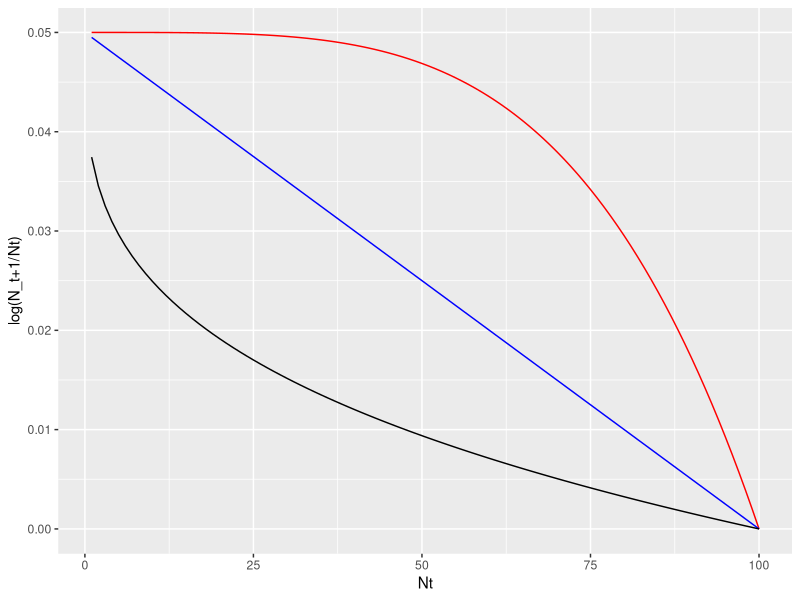
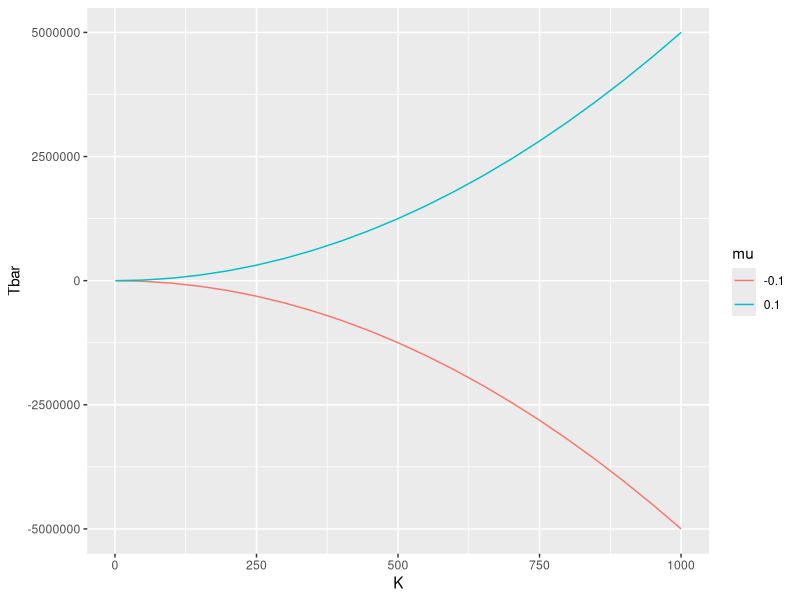
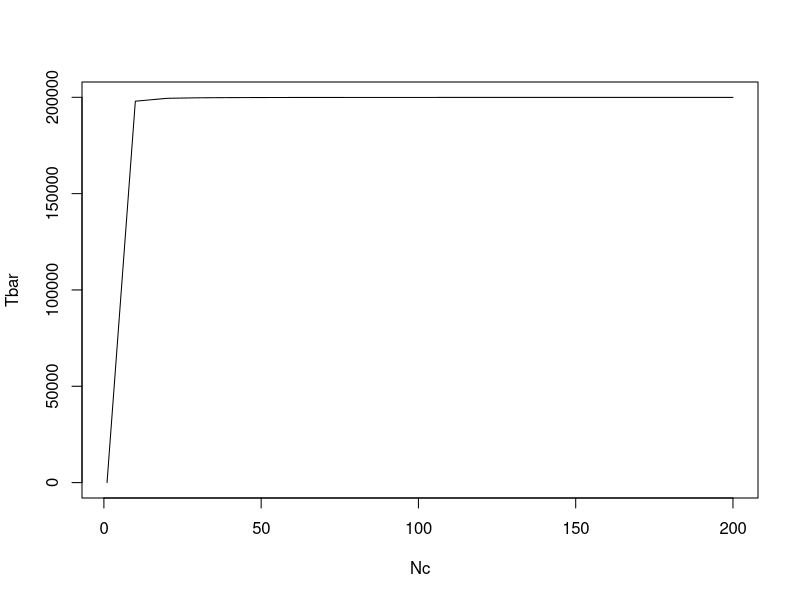
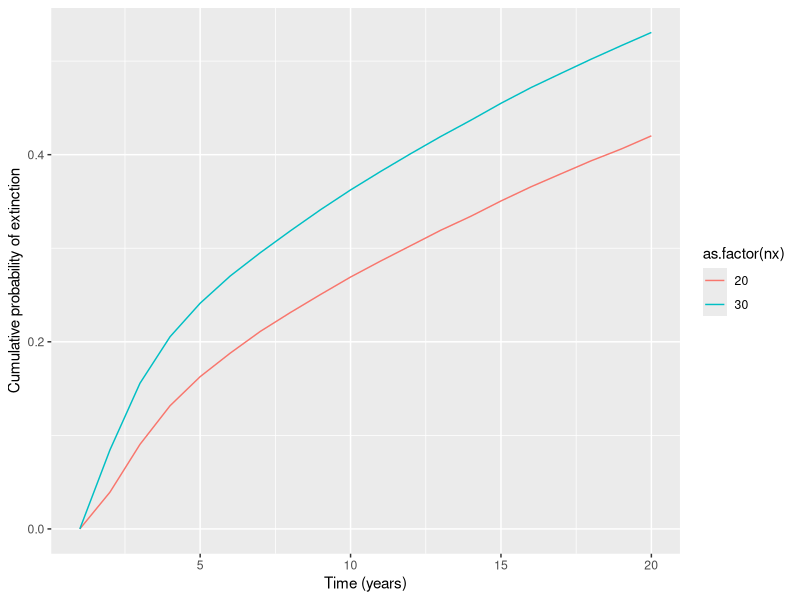
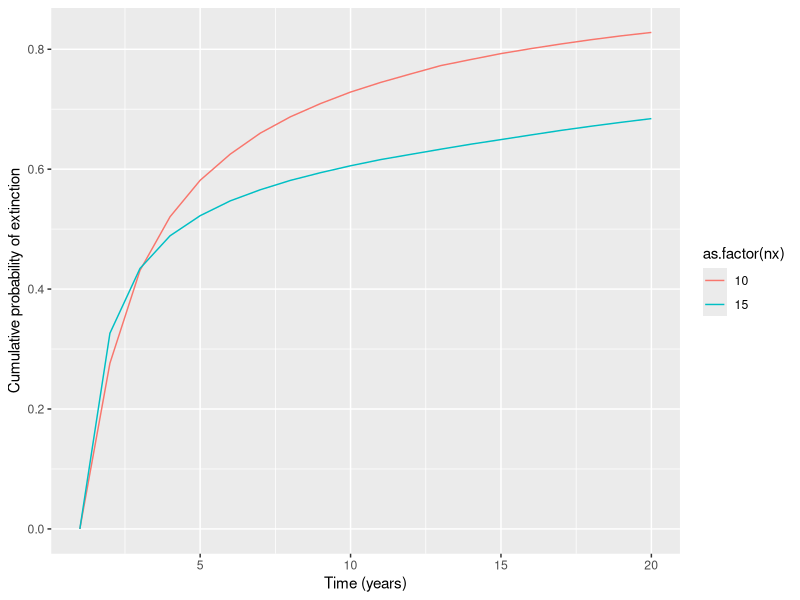
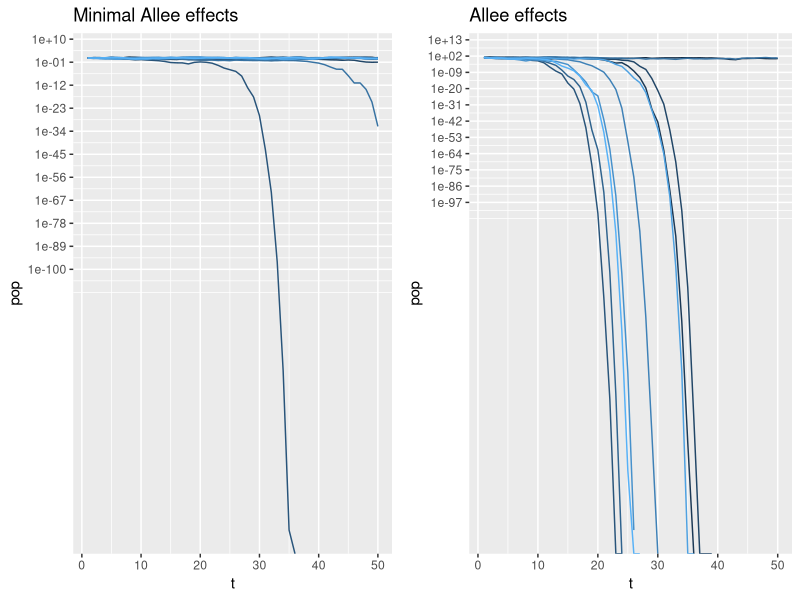
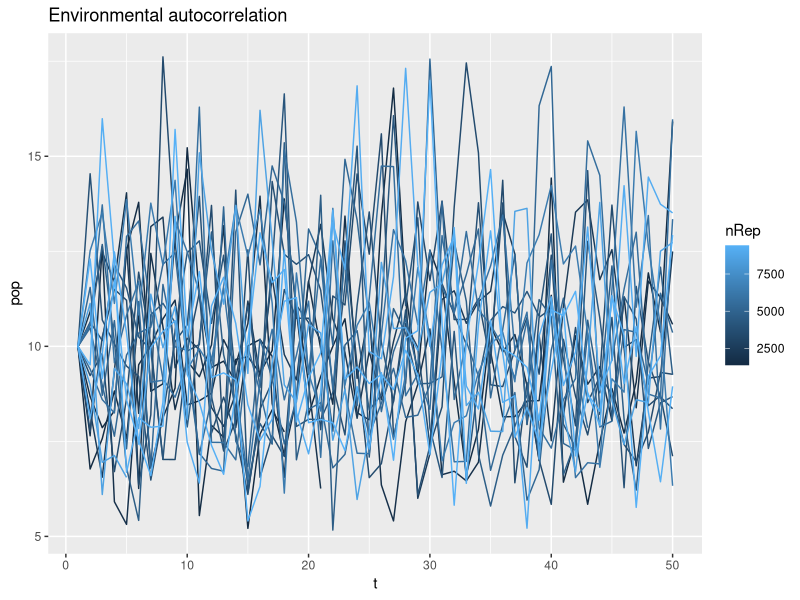

Reproduce these figures in R, in order.
## ---- chunk 1
library(ggplot2)
library(gridExtra)
library(tidyr)
library(dplyr)

Nt <- seq(1,100,by=1)
r <- 0.05
K=100

popsize <- data.frame(Nt=Nt, theta4=NaN, theta1=NaN, theta.3=NaN)
theta <- c(4,1, 0.3)
for(i in 1:length(theta)){
  theta.tmp <- theta[i]
  # print(theta.tmp)
  for(row in 1:nrow(popsize)){
    Nt.tmp <- popsize$Nt[row]
    Nt1 <- Nt.tmp * exp(r*(1-(Nt.tmp/K)^theta.tmp))
    popsize[row,i+1] <- log(Nt1/Nt.tmp)
  }
}

ggplot(data=popsize, aes(x=Nt))+
  geom_line(aes(y=theta4), color='red')+
  geom_line(aes(y=theta1), color='blue') +
  geom_line(aes(y=theta.3), color='black') +
  ylab("log(N_t+1/Nt)")
## ---- chunk 2
# Code to plot the mean time to extinction vs. K and starting population size for the ceiling model

mu <- 0.1
s2 <- 0.1
c <- mu/s2

# Plot mean time to extinction as per equation 4.4
K <- seq(0,1000, by=50)
K[1] <- 1 # Minimum K is 1

k <- log(K)
Tbar <- (K^(2*c)-1-(2*c*k))/(2*mu*c) # From equation 4.4
Tbar2 <- (K^(2*c)-1-(2*c*k))/(2*-0.1*c) # From equation 4.4

plotdf <- data.frame(K=rep(K,2), Tbar=c(Tbar,Tbar2), 
                     mu=c(rep('0.1',length(K)),rep('-0.1',length(K))))

ggplot(data=plotdf, aes(x=K, y=Tbar, color=mu))+
  geom_line()
  
# plot(Tbar2~K, type='l', add=T)
## ---- chunk 3
# Plot mean time of extinction vs. Nc for population
K <- 200
Nc <- seq(0,200,by=10)
Nc[1] <- 1
k <- log(K)
d <- log(Nc)
Tbar <- (exp(2*c*k)*(1-exp(-2*c*d))-2*c*d)/(2*mu*c)

plot(Tbar~Nc, type='l')
## ---- chunk 4
census.years <- 1960:1986
c.census.data <- c(90,
                 175,
                 40,
                 45,
                 175,
                 200,
                 425,
                 425,
                 800,
                 256,
                 713,
                 198,
                 1819,
                 575,
                 567,
                 1819,
                 7227,
                 852,
                 216,
                 244,
                 267,
                 1753,
                 999,
                 1788,
                 143,
                 79,
                 94)

h.census.data <- c(70,
                   350,
                   750,
                   750,
                   1400,
                   2000,
                   1750,
                   900,
                   576,
                   871,
                   820,
                   235,
                   1149,
                   370,
                   177,
                   317,
                   1001,
                   190,
                   341,
                   135,
                   125,
                   316,
                   109,
                   122,
                   31,
                   48,
                   18
                   )
## ---- chunk 5
# Calculate log growth rate 
c.loggrowth <- log(c.census.data[2:length(c.census.data)]/c.census.data[1:length(c.census.data)-1])
h.loggrowth <- log(h.census.data[2:length(h.census.data)]/h.census.data[1:length(h.census.data)-1])

### The first SAS program to fit the Bay checkerspot census data
# r <- seq(0.5, 1.5, by=0.5)
# K <- seq(200, 800, by=200)
# theta <- seq(0.2, 1, by=0.4)

# In SAS, nonlinear least-squares regression must be supplied with derivatives of the function to be fit to the data with respect to each parameter in the model
ind.starts <- list(r=0.5)
density.ind <- nls(c.loggrowth~r, start=ind.starts, control = list(maxiter = 500))
# density.ind <- 0.001673
theta.starts <- list(r=0.5, K=200, theta=0.2)
density.theta <- nls(c.loggrowth~r*(1-(c.census.data[1:length(c.loggrowth)]/K)^theta), start = theta.starts)

ricker.starts <- list(r=0.5, K=200)
density.ricker <- nls(c.loggrowth~r*(1-(c.census.data[1:length(c.loggrowth)]/K)), start = ricker.starts)
## ---- chunk 6
print('Density independent model');
summary(density.ind);
print('Theta model');
summary(density.theta);
print('Ricker model');
summary(density.ricker)
## ---- chunk 7
# Calculate sum of squares and degrees of freedom (df) in each model
density.ind.ss <- sum((summary(density.ind)$residuals)^2)
density.theta.ss <- sum((summary(density.theta)$residuals)^2)
density.ricker.ss <- sum((summary(density.ricker)$residuals)^2)

density.ind.df <- sum(summary(density.ind)$df)
density.theta.df <- sum(summary(density.theta)$df)
density.ricker.df <- sum(summary(density.ricker)$df)

density.ind.vr <- density.ind.ss/density.ind.df
density.theta.vr <- density.theta.ss/density.theta.df
density.ricker.vr <- density.ricker.ss/density.ricker.df

density.ind.p <- nrow(summary(density.ind)$coefficients)+1
density.theta.p <- nrow(summary(density.theta)$coefficients)+1
density.ricker.p <- nrow(summary(density.ricker)$coefficients)+1

# Calculate the maximum log likelihood of each model
maxLL <- function(q,V){
  max.ll <- (q/-2)*(log(2*pi*V)+1)
  return(max.ll)
}

# Calculate maximum likelihood according to residual variance (.vr) and degrees of freedom (q, .df)
# These values are negative because they are the log- of a small number <1, the probability of data | parameters, model
maxLL.ind <- maxLL(q=density.ind.df, V=density.ind.vr)
maxLL.theta <- maxLL(q=density.theta.df, V=density.theta.vr)
maxLL.ricker <- maxLL(q=density.ricker.df, V=density.ricker.vr)
## ---- chunk 8
# Calculate the corrected AIC criterion (more appropriate in cases where the number of estimated parameters is similar to the number of datapoints, usually the case in PVA)

calcAICc <- function(lmax, p, q){
  aic.c <- -2*lmax+(2*p*q/(q-p-1))
  return(aic.c)
}

# q is the df, as before, and p is the number of parameters being estimated (plus Vr) using least-squares estimation
aic.ind <- calcAICc(lmax=maxLL.ind, p=density.ind.p, q=density.ind.df)
aic.theta <- calcAICc(lmax=maxLL.theta, p=density.theta.p, q=density.theta.df)
aic.ricker <- calcAICc(lmax=maxLL.ricker, p=density.ricker.p, q=density.ricker.df)
## ---- chunk 9
calcAICweight <- function(aic, aic.best){
  weights <- data.frame(aic=aic, w=NaN)
  denominator <- sum(exp(-0.5*(aic-aic.best)))
  for(i in 1:length(aic)){
    numerator <- exp(-0.5*(aic[i]-aic.best))
    weights[i,2] <- numerator/denominator
  }
  return(weights)
}

aic.list <- c(aic.ind, aic.theta, aic.ricker)
weights <- calcAICweight(aic.list, aic.best = min(aic.list))
weights$model <- c('Ind','Theta','Ricker')
weights
## ---- chunk 10
sigma_hat <- (density.ricker.df*density.ricker.vr)/(density.ricker.df-1)
## ---- chunk 11
# This function calculates the probability that a population following the Ricker curve with a starting population Nc falls below the Nx threshold
#    by time Tmax

theta_logistic_stoch <- function(r, K, theta, sigma2, Nc, Nx, tmax, nReps){
  sigma <- sqrt(sigma2)
  set.seed(12345) # Not necessary, only sets the random number generator's seed
  
  # Create a dataframe with columns rep, for the iteration, t, the year, and pop, Nt 
  popsize <- expand.grid(nRep=1:nReps,t=1:tmax)
  popsize$pop <- NaN
  
  # Set the first year of each rep to Nc
  popsize$pop[which(popsize$t==1)] <- Nc
  
  for(interval in 2:tmax){
    print(paste0('Year: ',interval))
    nt <- popsize$pop[which(popsize$t==(interval-1))]
    nt.1 <- nt*exp(r*(1-(nt/K)^theta) + sigma*rnorm(length(nt)))
    # Any population that falls below the extinction threshold is given NaN for extinction
    nt.1[which(nt.1<=Nx)] <- NaN 
    popsize$pop[which(popsize$t==interval)] <- nt.1
  }
  return(popsize)
}

# Now run the function to simulate the Ricker population growth model and its parameter estimates
ricker.sim.nx30 <- theta_logistic_stoch(r=summary(density.ricker)$coefficients[1],
                                   K=summary(density.ricker)$coefficients[2],
                                   theta=1,
                                   sigma2=sigma_hat,
                                   Nc=94,
                                   Nx=30,
                                   tmax=20,
                                   nReps=50000)
ricker.sim.nx20 <- theta_logistic_stoch(r=summary(density.ricker)$coefficients[1],
                                   K=summary(density.ricker)$coefficients[2],
                                   theta=1,
                                   sigma2=sigma_hat,
                                   Nc=94,
                                   Nx=20,
                                   tmax=20,
                                   nReps=50000)

ricker.sim.nx20$nx <- 20
ricker.sim.nx30$nx <- 30

ricker.sim <- rbind(ricker.sim.nx20, ricker.sim.nx30)

prob.extinct <- ricker.sim %>% 
  group_by(t,nx) %>% 
  summarize(extinct=sum(is.na(pop))) %>% 
  mutate(prob.ext=extinct/50000)

ggplot(data=prob.extinct, aes(x=t,y=prob.ext,color=as.factor(nx)))+
  geom_line()+
  xlab('Time (years)')+
  ylab('Cumulative probability of extinction')
## ---- chunk 12
density.ind <- nls(h.loggrowth~r, start=list(r=0.5), control=list(maxiter=500))
# density.ind <- -0.05224
theta.starts <- list(r=0.5, K=200, theta=0.2)
density.theta <- nls(h.loggrowth~r*(1-(h.census.data[1:length(h.loggrowth)]/K)^theta), start = theta.starts,control = list(maxiter = 500))

ricker.starts <- list(r=0.5, K=200)
density.ricker <- nls(h.loggrowth~r*(1-(h.census.data[1:length(h.loggrowth)]/K)), start = ricker.starts)

print('Density independent model (JRH)');
summary(density.ind);
print('Theta model (JRH)');
summary(density.theta);
print('Ricker model (JRH)');
summary(density.ricker)
## ---- chunk 13
# Calculate sum of squares and degrees of freedom (df) in each model
density.ind.ss <- sum((summary(density.ind)$residuals)^2)
density.theta.ss <- sum((summary(density.theta)$residuals)^2)
density.ricker.ss <- sum((summary(density.ricker)$residuals)^2)

density.ind.df <- sum(summary(density.ind)$df)
density.theta.df <- sum(summary(density.theta)$df)
density.ricker.df <- sum(summary(density.ricker)$df)

density.ind.vr <- density.ind.ss/density.ind.df
density.theta.vr <- density.theta.ss/density.theta.df
density.ricker.vr <- density.ricker.ss/density.ricker.df

density.ind.p <- nrow(summary(density.ind)$coefficients)+1
density.theta.p <- nrow(summary(density.theta)$coefficients)+1
density.ricker.p <- nrow(summary(density.ricker)$coefficients)+1

# Calculate maximum likelihood according to residual variance (.vr) and degrees of freedom (q, .df)
# These values are negative because they are the log- of a small number <1, the probability of data | parameters, model
maxLL.ind <- maxLL(q=density.ind.df, V=density.ind.vr)
maxLL.theta <- maxLL(q=density.theta.df, V=density.theta.vr)
maxLL.ricker <- maxLL(q=density.ricker.df, V=density.ricker.vr)
## ---- chunk 14
# Calculate the corrected AIC criterion (more appropriate in cases where the number of estimated parameters is similar to the number of datapoints, usually the case in PVA)
aic.ind <- calcAICc(lmax=maxLL.ind, p=density.ind.p, q=density.ind.df)
aic.theta <- calcAICc(lmax=maxLL.theta, p=density.theta.p, q=density.theta.df)
aic.ricker <- calcAICc(lmax=maxLL.ricker, p=density.ricker.p, q=density.ricker.df)
## ---- chunk 15
aic.list <- c(aic.ind, aic.theta, aic.ricker)
weights <- calcAICweight(aic.list, aic.best = min(aic.list))
weights$model <- c('Ind','Theta','Ricker')
weights

# This time, it suggests a independent model
## ---- chunk 16
sigma_hat <- (density.ind.df*density.ind.vr)/(density.ind.df-1)

density_ind <- function(r,sigma2, Nc, Nx, tmax, nReps){
  sigma <- sqrt(sigma2)
  set.seed(12345) # Not necessary, only sets the random number generator's seed
  
  # Create a dataframe with columns rep, for the iteration, t, the year, and pop, Nt 
  popsize <- expand.grid(nRep=1:nReps,t=1:tmax)
  popsize$pop <- NaN
  
  # Set the first year of each rep to Nc
  popsize$pop[which(popsize$t==1)] <- Nc
  
  for(interval in 2:tmax){
    print(paste0('Year: ',interval))
    nt <- popsize$pop[which(popsize$t==(interval-1))]
    nt.1 <- nt*exp(r + sigma*rnorm(length(nt)))
    # Any population that falls below the extinction threshold is given NaN for extinction
    nt.1[which(nt.1<=Nx)] <- NaN 
    popsize$pop[which(popsize$t==interval)] <- nt.1
  }
  return(popsize)
}

# Now run the function to simulate the Ricker population growth model and its parameter estimates
ind.sim.nx10 <- density_ind(r=summary(density.ind)$coefficients[1],
                                   sigma2=sigma_hat,
                                   Nc=18,
                                   Nx=10,
                                   tmax=20,
                                   nReps=50000)
ind.sim.nx15 <- theta_logistic_stoch(r=summary(density.ricker)$coefficients[1],
                                   K=summary(density.ricker)$coefficients[2],
                                   theta=1,
                                   sigma2=sigma_hat,
                                   Nc=18,
                                   Nx=15,
                                   tmax=20,
                                   nReps=50000)

ind.sim.nx10$nx <- 10
ind.sim.nx15$nx <- 15

ind.sim <- rbind(ind.sim.nx10, ind.sim.nx15)

prob.extinct <- ind.sim %>% 
  group_by(t,nx) %>% 
  summarize(extinct=sum(is.na(pop))) %>% 
  mutate(prob.ext=extinct/50000)

ggplot(data=prob.extinct, aes(x=t,y=prob.ext,color=as.factor(nx)))+
  geom_line()+
  xlab('Time (years)')+
  ylab('Cumulative probability of extinction')
## ---- chunk 17
allee.starts <- list(r=0.1, b=0.1, A=10)
allee.lower <- list(r=0, b=0, A=0)
density.allee <- nls(c.loggrowth~log(c.census.data[1:length(c.loggrowth)])-log(A+c.census.data[1:length(c.loggrowth)])+
                       r-b*c.census.data[1:length(c.loggrowth)], start = allee.starts, lower=allee.lower,
                     algorithm = 'port') # Necessary to set a lower bound on A, which otherwise becomes negative!

density.allee
## ---- chunk 18
# This function simulates the growth of a density-dependent population with both demographic and environmental stochasticity
demstoch <- function(r,K,theta,Nc,ad,bd,ae,be,tmax,nReps){
  popsize <- expand.grid(nRep=1:nReps,t=1:tmax)
  popsize$pop <- NaN
  
  # Set the first year of each rep to Nc
  popsize$pop[which(popsize$t==1)] <- Nc
  
  for(interval in 2:tmax){
    print(paste0('Year: ',interval))
    nt <- popsize$pop[which(popsize$t==(interval-1))]
    
    # Compute means of lambdas
    mlam <- exp(r*(1-(nt/K)^theta))
    
    # Variance in lambdas
    vlam <- ((ad*nt+bd)/nt) + (ae*nt+be)
    
    # Coefficient of variation in lambdas
    cv2 <- vlam/(mlam^2)
    
    mx <- log(mlam)-0.5*log(cv2+1)
    sdx <- sqrt(log(cv2+1))
    nt.1 <- nt*exp(mx+(sdx*rnorm(length(nt)))) 
    popsize$pop[which(popsize$t==interval)] <- nt.1
  }
  return(popsize)
}

dem.env.ex <- demstoch(r=0.1,K=15, theta=1, Nc=10, ad=0, bd=1, ae=0, be=0.1, tmax=50, nReps=10)

# Choose pretty breaks 
base_breaks <- function(n = 10){
    function(x) {
        axisTicks(log10(range(x, na.rm = TRUE)), log = TRUE, n = n)
    }
}

# Plot Nt vs t, with log-y axis
allee.plot <- ggplot(data=dem.env.ex, aes(y=pop, x=t, group=nRep, color=nRep)) +
  geom_line() +
  scale_y_continuous(trans='log10', breaks=base_breaks()) +
    ggtitle(label='Allee effects')
## ---- chunk 19
dem.env.ex2 <- demstoch(r=0.1,K=15, theta=1, Nc=10, ad=0, bd=0.1, ae=0, be=0.1, tmax=50, nReps=10)

# Plot Nt vs t, with log-y axis
no.allee.plot <- ggplot(data=dem.env.ex2, aes(y=pop, x=t, group=nRep, color=nRep)) +
  geom_line() +
  scale_y_continuous(trans='log10', breaks=base_breaks()) + 
  ggtitle(label='Minimal Allee effects')

grid.arrange(no.allee.plot+theme(legend.position = 'None'), 
             allee.plot+theme(legend.position = 'None'), 
             ncol=2)
## ---- chunk 20
deviates <- summary(density.ricker)$residuals
deviates.block1 <- deviates[1:length(deviates)-1]
deviates.block2 <- deviates[2:length(deviates)]

# Calculate Pearson's correlation:
pearson.coeff <- cor(x=deviates.block1, y=deviates.block2, method="pearson")
pearson.coeff 

# To test for significance:
pearson.test <- cor.test(x=deviates.block1, y=deviates.block2, method="pearson")
pearson.test
## ---- chunk 21
# This code calculates the probability of quasi-extinction with temporally autocorrelated environmental effects
theta_logistic_autocorr <- function(r, K, theta, sigma2, Nc, Nx, tmax, rho, nReps){
  set.seed(12345) # Not necessary, only sets the random number generator's seed
  sigma <- sqrt(sigma2)
  # Beta scales the new random numbers so that total environmental variance equals sigma2
  beta <- sqrt(1-rho^2)
  # Create a dataframe with columns rep, for the iteration, t, the year, and pop, Nt 
  popsize <- expand.grid(nRep=1:nReps,t=1:tmax)
  popsize$pop <- NaN
  # Set the first year of each rep to Nc
  popsize$pop[which(popsize$t==1)] <- Nc
  for(interval in 2:tmax){
    print(paste0('Year: ',interval))
    nt <- popsize$pop[which(popsize$t==(interval-1))]
    # Skip the creation of eold (not necessary), make enew here
    enew <- rho*rnorm(length(nt))+sigma*beta*rnorm(length(nt))
    # Use the ricker model to project ahead
    nt.1 <- nt*exp(r*(1-(nt/K)^theta) + enew)
    
    # Any population that falls below the extinction threshold is given NaN for extinction
    nt.1[which(nt.1<=Nx)] <- NaN 
    popsize$pop[which(popsize$t==interval)] <- nt.1
  }
  return(popsize)
}

autocorr.ex <- theta_logistic_autocorr(r=0.8, K=10, theta=1, sigma2=0.05, Nc=10, Nx=5, tmax=50, rho=0.1, nReps=10000)

# Calculate the number of NaNs by the last year of simulation, t=50
last.year <- autocorr.ex[which(autocorr.ex$t==50),]
prob.ext <- (sum(is.na(last.year$pop)))/(nrow(last.year))
# 0.1863

# Plot the trajectories of 20 random samples
autocorr.plot <- ggplot(data=autocorr.ex[which(autocorr.ex$nRep %in% sample(10000, size=20, replace=F)),], aes(y=pop, x=t, group=nRep, color=nRep)) +
  geom_line() +
#  scale_y_continuous(trans='log10', breaks=base_breaks()) + 
  ggtitle(label='Environmental autocorrelation')

autocorr.plot
## ---- chunk 22
theta_logistic_catbon <- function(mu, sigma2, Nc, Nx, tmax, probout, outliers, nReps){
  set.seed(12345) # Not necessary, only sets the random number generator's seed
  sigma <- sqrt(sigma2)

  # Create a dataframe with columns rep, for the iteration, t, the year, and pop, Nt 
  popsize <- expand.grid(nRep=1:nReps,t=1:tmax)
  popsize$pop <- NaN
  # Set the first year of each rep to Nc
  popsize$pop[which(popsize$t==1)] <- Nc
  numout <- length(outliers)
  for(interval in 2:tmax){
    print(paste0('Year: ',interval))
    nt <- popsize$pop[which(popsize$t==(interval-1))]
    # For each replicate in each year, calculate whether the year is typical or extreme
    probs <- runif(n=length(nt))
    typical <- probs>probout
    # Differentiate between typical and atypical years
    lambdas <- rep(NaN, length(nt))
    # Calculate typical lambdas
    lambdas[typical] <- exp(mu+sigma*rnorm(n=sum(typical)))
    # Calculate atypical lambdas
    lambdas[!typical] <- sample(outliers, size=sum(!typical), replace=T)
    # print(length(lambdas))
    
    # Calculate next year's population size
    nt.1 <- nt*lambdas
    
    # Any population that falls below the extinction threshold is given NaN for extinction
    nt.1[which(nt.1<=Nx)] <- NaN 
    popsize$pop[which(popsize$t==interval)] <- nt.1
  }
  return(popsize)
}

catbon.ex <- theta_logistic_catbon(mu=0.01467, sigma2=0.01167, 
                                   Nc=99, Nx=20, tmax=20,
                                   probout=1/38, 
                                   outliers=c(0.7875, 1.3077), 
                                   nReps=1000000)

last.year <- catbon.ex[which(catbon.ex$t==20),]
prob.ext <- (sum(is.na(last.year$pop)))/(nrow(last.year))
# 0.000121
